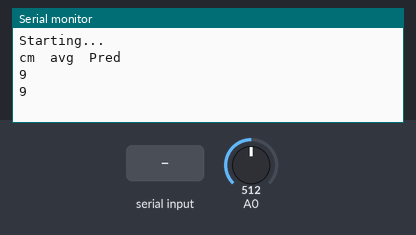
This sketch was run on a simulated Arduino Uno, built with avr-gcc and run on an emulated ATmega328P. On the bench: the last lines printed to the serial monitor. The test bench sets the inputs (shaded band); at power-on: A0 = 512.

Above: at 6.2 s.
6.3 s: "90,45\n" received over Serial
At 9.6 s:
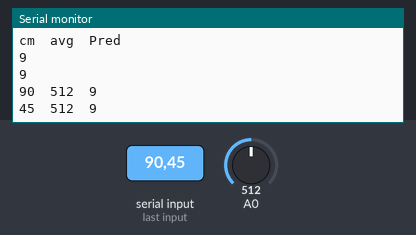
10.3 s: A0 set to 716
At 11.6 s:
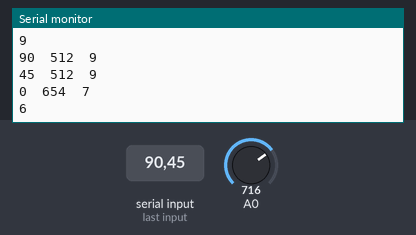
11.8 s: "30,150\n" received over Serial
At 13.2 s:
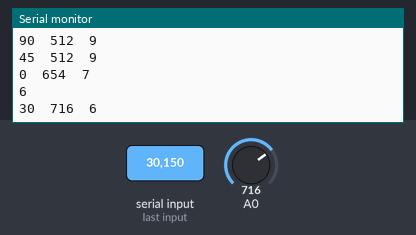
13.3 s: A0 set to 900
At 14.8 s:
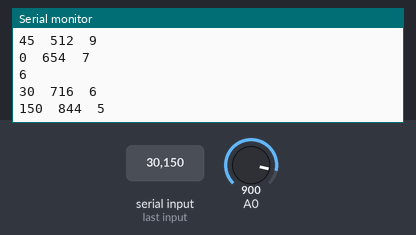
Timing chart, 0 to 15.8 s (numbered marks = the images above; inputs shaded):
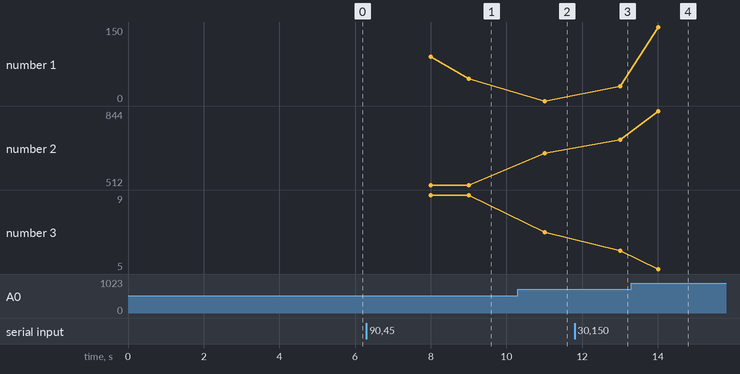

The sketch:

_150528_IRSensorFirst.ino
```cpp
/*
main objective: measure sensor
input, figure out what it MEANNNSS

*/


void setup(){
Serial.begin(9600);
delay(5000);
Serial.println("Starting...");
Serial.println("");

	Serial.print("cm");
	Serial.print("\t");
	Serial.print("avg");
	Serial.print("\t");
	Serial.println("Pred");
} //setup

void loop(){

while(Serial.available()>0){
	int cm=Serial.parseInt();
	int n=10;
	int avg=0;
	for(int i=0;i<n;i++){
		avg+=analogRead(0);
		delay(1000/n);
	}
	avg=avg/n;

	Serial.print(cm);
	Serial.print("\t");
	Serial.print(avg);
	Serial.print("\t");
	Serial.println(irSensorCm(avg));
}

Serial.println(irSensorCm(analogRead(0)));
delay(1000);

} //main loop


//to convert data to cm (kjg testing)


int irSensorCm(float rawValue){
	/*receive 0-1023 reading from IR sensor.
	assume near-ideal conditions.
	return distance in [cm].
	*/
	float a=1.04;
	float b=20;
	float c=4348.67;

	return c*a/(rawValue-b);

}
```

Measured:
- after the input at 6.3 s, the serial monitor: prints a new line after 1.7 s (image 1)
- after the input at 10.3 s, the serial monitor: prints a new line after 0.71 s (image 2)
- after the input at 11.8 s, the serial monitor: prints a new line after 1.2 s (image 3)
- after the input at 13.3 s, the serial monitor: prints a new line after 0.71 s (image 4)
- plotted number 1: 0 → 30 after the input at 11.8 s
- plotted number 2: 512 → 654 after the input at 10.3 s, 654 → 716 after the input at 11.8 s, 716 → 844 after the input at 13.3 s
- plotted number 3: 9 → 7 after the input at 10.3 s, 6 → 5 after the input at 13.3 s
